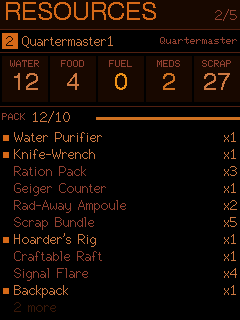
#> input picture scripts/fxsim/fixtures/resources.png, 240 x 320 px
$ python -i png_quant.py   (imports and definitions only)
#> lines starting #> are read from the running program, lines starting #| are printed output that depends on the picture
#!/usr/bin/env python3
"""Indexed-PNG encoder for the sprite art under data/img/.

Why not just call Image.quantize(): on an RGBA image PIL runs the octree over
the alpha channel too, so Floyd-Steinberg scatters alpha across the whole
sprite -- hexSettlement3 came back with 30k semi-transparent pixels instead of
the ~900-pixel antialiased rim it started with.  So quantize RGB on its own,
snap alpha to a short ramp, and emit one palette slot per (colour, alpha level)
pair that actually occurs.  Typical hex tile lands at ~40-70 slots.

Everything under data/img/ is served byte-for-byte out of the K10's PSRAM
cache (the /img/ route in game-server.hpp) -- the firmware never decodes an
image, so on-device the only thing that matters is byte count, and in the
browser the only thing that matters is that the file stays a real .png.  That
is why this is palette PNG and not WebP: no firmware, engine.js or MIME change
is needed, and PNG stays lossless on the hard ink edges this art is made of.

Used by optimize_art.py and gen_missing_tiles.py.
"""

import io
import math

import numpy as np
from PIL import Image, ImageChops, ImageStat

# Alpha is nearly binary on this art -- a hex tile is a solid silhouette with a
# 1px antialiased rim -- so six levels reproduce the rim without spending a
# palette slot per (colour, alpha) combination that a full 256-level ramp costs.
ALPHA_LEVELS = np.array([0, 48, 100, 152, 204, 255], dtype=np.int16)

# The map background these tiles composite over (renderer.js hex fill floor).
# Quality is judged after compositing, because that is what the player sees.
MAP_BG = (8, 4, 2)

# Colour counts tried in order; the first one that meets the quality bar wins.
LADDER = (24, 32, 48, 64, 96, 128, 160, 192, 256)


def quantize_rgba(im, colors=64, dither=False):
    """RGBA -> P-mode image carrying per-index alpha in info['transparency']."""
    im = im.convert("RGBA")
    w, h = im.size

    d = Image.Dither.FLOYDSTEINBERG if dither else Image.Dither.NONE
    pq = im.convert("RGB").quantize(colors=colors, method=Image.Quantize.MEDIANCUT, dither=d)
    pal = np.frombuffer(bytes(pq.getpalette()[: colors * 3]), dtype=np.uint8).reshape(-1, 3)

    idx = np.asarray(pq, dtype=np.int32).ravel()
    alpha = np.asarray(im.getchannel("A"), dtype=np.int16).ravel()
    lvl = np.abs(alpha[:, None] - ALPHA_LEVELS[None, :]).argmin(axis=1).astype(np.int32)

    # Every fully-clear pixel shares one slot, whatever colour hid under it.
    clear = lvl == 0
    key = idx * len(ALPHA_LEVELS) + lvl
    key[clear] = -1

    uniq, inv, counts = np.unique(key, return_inverse=True, return_counts=True)
    if len(uniq) > 256:
        # Too many (colour, alpha) pairs. Keep the commonest and fold the rest
        # onto their fully-opaque twin -- the casualties are rare rim pixels.
        keep = set(uniq[np.argsort(-counts)[:256]].tolist())
        opaque = (key // len(ALPHA_LEVELS)) * len(ALPHA_LEVELS) + (len(ALPHA_LEVELS) - 1)
        key = np.where(np.isin(key, list(keep)), key, opaque)
        key[clear] = -1
        uniq, inv = np.unique(key, return_inverse=True)

    slots = len(uniq)
    rgb = np.zeros((slots, 3), dtype=np.uint8)
    trns = np.zeros(slots, dtype=np.uint8)
    real = uniq >= 0
    rgb[real] = pal[uniq[real] // len(ALPHA_LEVELS)]
    trns[real] = ALPHA_LEVELS[uniq[real] % len(ALPHA_LEVELS)].astype(np.uint8)

    p = Image.new("P", (w, h))
    p.frombytes(inv.astype(np.uint8).tobytes())
    p.putpalette(rgb.tobytes() + b"\x00" * (3 * (256 - slots)))
    p.info["transparency"] = trns.tobytes()
    return p


def to_rgba(p):
    """P + tRNS -> RGBA. Image.convert('RGBA') warns and drops byte-valued
    tRNS, so rebuild it by hand -- the quality check needs the real alpha."""
    idx = np.asarray(p, dtype=np.uint8)
    pal = np.frombuffer(bytes(p.getpalette()), dtype=np.uint8).reshape(-1, 3)
    trns = np.frombuffer(p.info["transparency"], dtype=np.uint8)
    a = np.zeros(256, dtype=np.uint8)
    a[: len(trns)] = trns
    return Image.fromarray(np.dstack([pal[idx], a[idx]]), "RGBA")


def encode(p, pnginfo=None):
    """P-mode image -> PNG bytes, carrying its tRNS chunk (and any tEXt)."""
    b = io.BytesIO()
    p.save(b, "PNG", optimize=True, transparency=p.info["transparency"], pnginfo=pnginfo)
    return b.getvalue()


def _flatten(im, bg=MAP_BG):
    out = Image.new("RGB", im.size, bg)
    im = im.convert("RGBA")
    out.paste(im, (0, 0), im)
    return out


def visible_rmse(orig, cand, bg=MAP_BG):
    """RMSE over pixels the player can actually see.

    Both images are composited over the map background first, and pixels the
    original left transparent are masked out -- otherwise the score is swamped
    by whatever junk RGB happened to sit under the transparent corners, which
    is how a visually perfect requantise scores 87.0.
    """
    mask = orig.convert("RGBA").getchannel("A").point(lambda v: 255 if v > 8 else 0)
    diff = ImageChops.difference(_flatten(orig, bg), _flatten(cand, bg))
    rms = ImageStat.Stat(diff, mask).rms
    return math.sqrt(sum(v * v for v in rms) / len(rms))


def best_encoding(im, max_rmse=3.5, ladder=LADDER, allow_dither=True):
    """Smallest encoding of `im` that stays within `max_rmse`.

    Returns (png_bytes, colors, dithered, rmse). Falls back to the top of the
    ladder (with dithering, which helps the smooth gradients on the title art
    and hurts everywhere else) when nothing clears the bar.
    """
    im = im.convert("RGBA")
    best = None  # lowest-error candidate so far, NOT the smallest: this is the
                 # fallback for art that never clears the bar, where quality is
                 # the whole point of not having stopped at 24 colours.
    for colors in ladder:
        p = quantize_rgba(im, colors)
        e = visible_rmse(im, to_rgba(p))
        data = encode(p)
        if best is None or e < best[3]:
            best = (data, colors, False, e)
        if e <= max_rmse:
            return data, colors, False, e
    if allow_dither:
        p = quantize_rgba(im, ladder[-1], dither=True)
        e = visible_rmse(im, to_rgba(p))
        data = encode(p)
        if e < best[3]:
            return data, ladder[-1], True, e
    return best

>>> from PIL import Image
>>> picture = Image.open('fxsim/fixtures/resources.png')
#> picture is the input picture: PIL image 240x320 RGB; mean R, G, B 19.2, 8.9, 3.5
>>> result = best_encoding(picture)
#> the loop in best_encoding, `for colors in ladder:` made 1 pass
#> (colors, w in quantize_rgba, h in quantize_rgba, d in quantize_rgba, counts in quantize_rgba, slots in quantize_rgba) on pass 1: (24, 240, 320, 0, [88, 1701, 522, 1288, 1860, 720, 89, 15713, 54819], 9)
#> pass 1, in to_rgba, `idx = np.asarray(p, dtype=np.uint8)`:
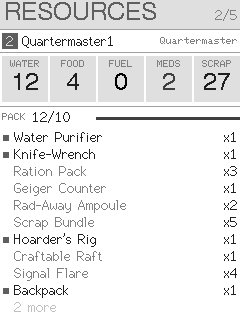
#> idx: shape (320, 240); min 0, max 8, mean 7.38; drawn with min black and max white
#> pass 1, in _flatten, `out = Image.new("RGB", im.size, bg)`:
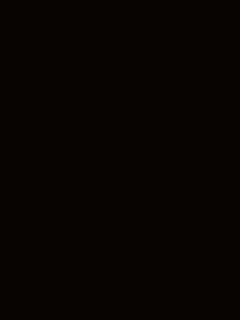
#> out: PIL image 240x320 RGB; mean R, G, B 8, 4, 2

$ run again, on scripts/fxsim/fixtures/chronicle.png
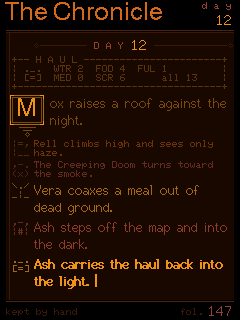
#> input picture scripts/fxsim/fixtures/chronicle.png, 240 x 320 px
#> picture is the input picture: PIL image 240x320 RGB; mean R, G, B 30.1, 12.6, 1.7
#> the loop in best_encoding, `for colors in ladder:` made 1 pass
#> (colors, w in quantize_rgba, h in quantize_rgba, d in quantize_rgba, slots in quantize_rgba, e) on pass 1: (24, 240, 320, 0, 15, 0)
#> pass 1, in to_rgba, `idx = np.asarray(p, dtype=np.uint8)`:
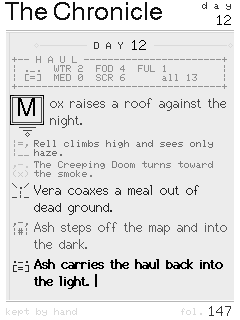
#> idx: shape (320, 240); min 0, max 14, mean 12.47; drawn with min black and max white

$ run again, on scripts/fxsim/fixtures/dashboard-hurt.png
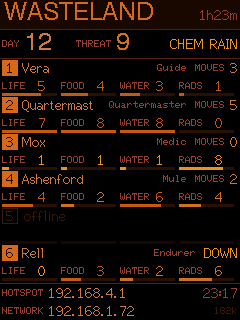
#> input picture scripts/fxsim/fixtures/dashboard-hurt.png, 240 x 320 px
#> picture is the input picture: PIL image 240x320 RGB; mean R, G, B 24, 11.4, 4.1
#> the loop in best_encoding, `for colors in ladder:` made 1 pass
#> (colors, w in quantize_rgba, h in quantize_rgba, d in quantize_rgba, slots in quantize_rgba, rms in visible_rmse) on pass 1: (24, 240, 320, 0, 11, [0, 0, 0])
#> pass 1, in to_rgba, `idx = np.asarray(p, dtype=np.uint8)`:
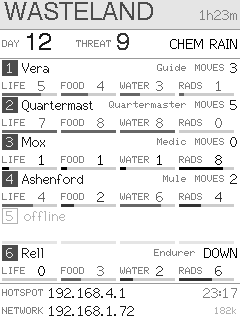
#> idx: shape (320, 240); min 0, max 10, mean 9.11; drawn with min black and max white
